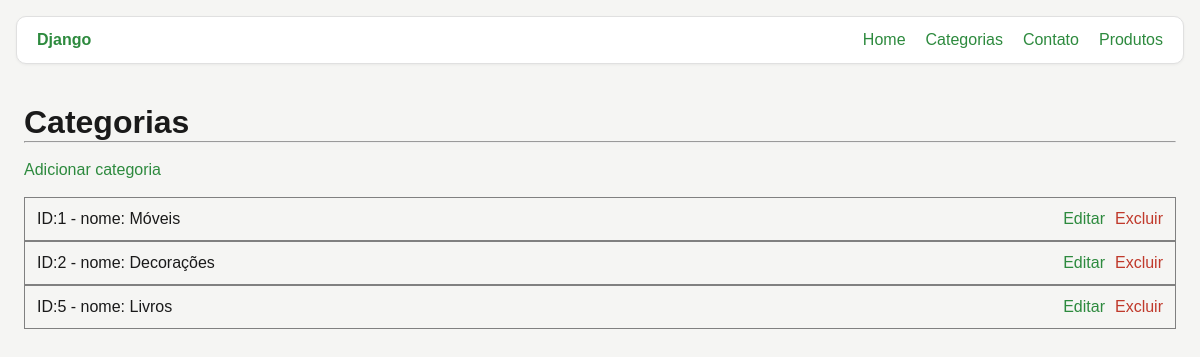
The page /categoria on the database as committed earlier.
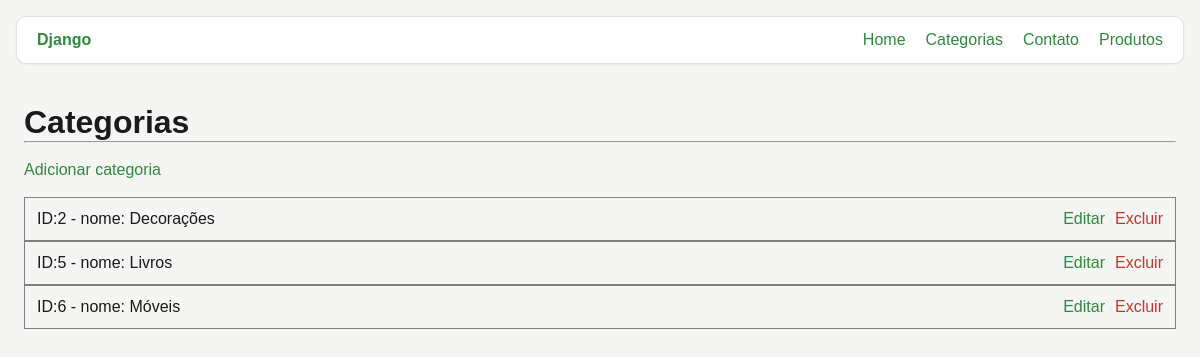
The same page on the database as committed later.
### app/models.py (models this page shows, shortened)
class Categoria(models.Model):
    nome= models.CharField(max_length=100)

### app/views.py (the view)
# urls.py: path('categoria', views.listarCategoria, name='categoria'),
def listarCategoria(request):
    _categorias=Categoria.objects.all().values()
    return render(request, 'categoria.html', {'categorias':_categorias})

### app/templates/categoria.html (shortened to what this page needs)
{% extends 'template.html' %}
{% block conteudo %}
    <h1>Categorias</h1>
    <hr><br>
    <a href="{% url 'addcategoria' %}">Adicionar categoria</a>
    <br><br>
    {% for cat in categorias %}
    <div class="linha-categoria">
        <span>
            ID:{{cat.id}} - nome: {{cat.nome}}
        </span>
        <div class="actBtn">
            <a href="{% url 'editcategoria' cat.id %}" class="edit">Editar</a>
            <a href="{% url 'delcategoria' cat.id %}" class="delete">Excluir</a>
        </div>
    </div>
    {% endfor%}
{% endblock %}

Rows that differ between the two databases and show on the page:
removed Categoria: id "1", nome "Móveis"
added Categoria: id "6", nome "Móveis"
